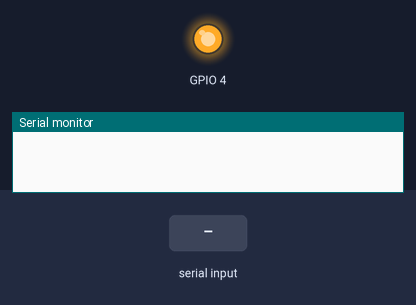
A program run on a simulated ESP32. On the bench: output pins drawn as LEDs (lit = HIGH), the last lines printed to the serial monitor. The test bench sets the inputs (shaded band). Nothing arrives over Bluetooth unless stated.

Above: at 0.1 s.
At 4.7 s:
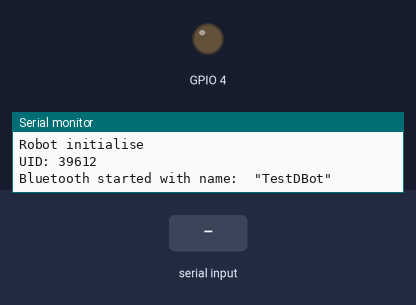
4.8 s: "1" received over the second serial link
Timing chart, 0 to 7.8 s (numbered marks = the images above; inputs shaded):
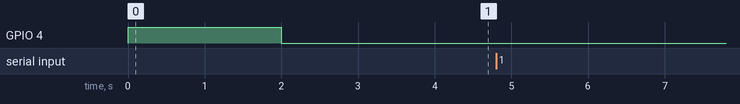

The program:

main.cpp
```cpp
#include <DBot.hpp>

DBot *robot;

void setup()
{
  robot = new DBot();
  robot->light->blink(4, 2000);
  robot->log("Robot initialise");
  robot->log("UID: " + (String)robot->communication->getID());
  robot->communication->setName("TestDBot");
  robot->communication->setPin("passwordDBot");
  robot->communication->startBluetooth();
  robot->communication->startWifiManager();
  robot->communication->startUDPServer(80);
}

void loop()
{
  if (robot->communication->bluetoothAvailable())
  {
    robot->log("New message via Bluetooth");
    robot->log("Data: ");
    robot->log(robot->communication->getBluetoothData());
  }
  if (robot->communication->UDPAvailable())
  {
    robot->log("New message via UDP");
    robot->log("Data: ");
    robot->log(robot->communication->getLastUDPPacket().data);
    robot->log("From IP: ");
    robot->log(robot->communication->getLastUDPPacket().fromIP);
  }
}
```
